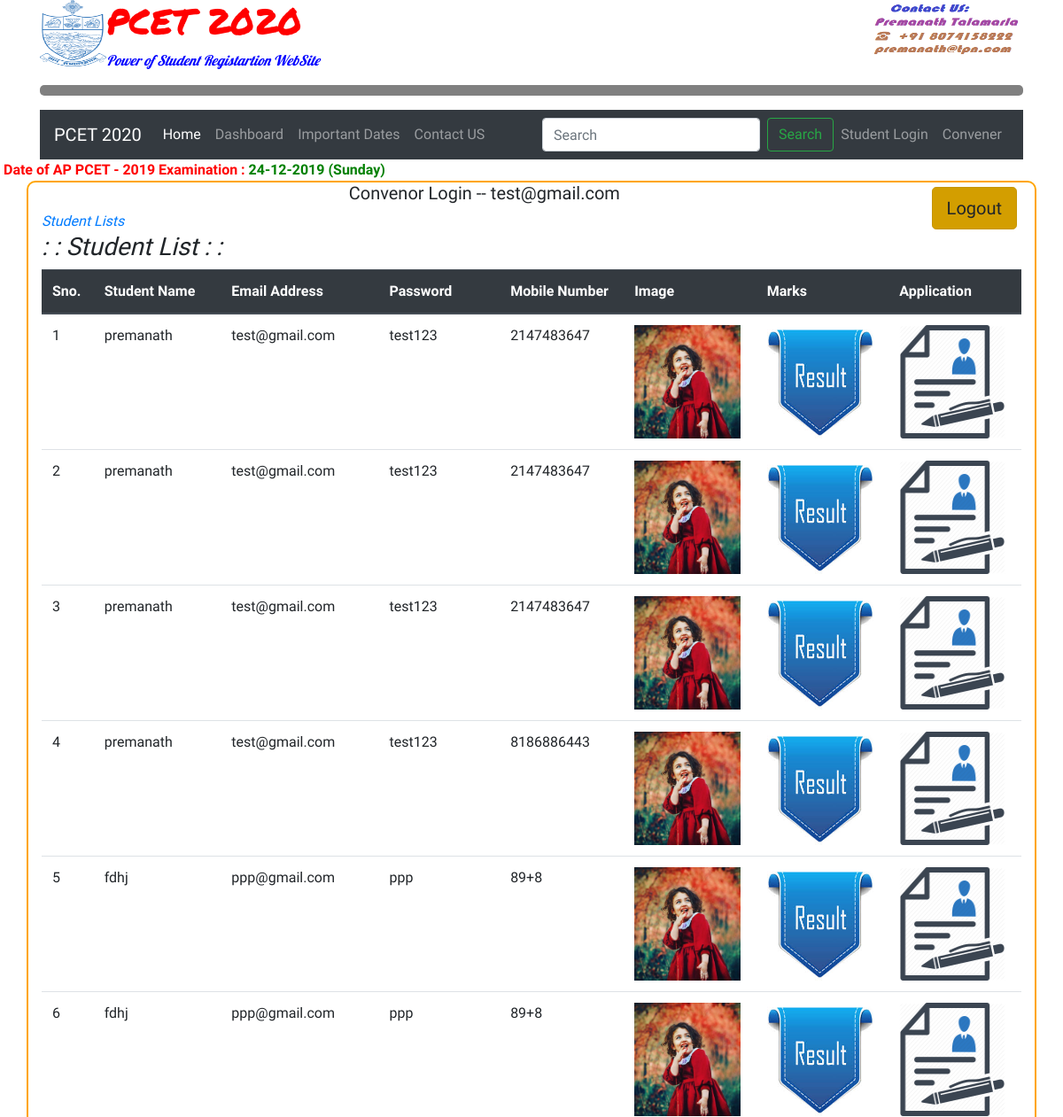
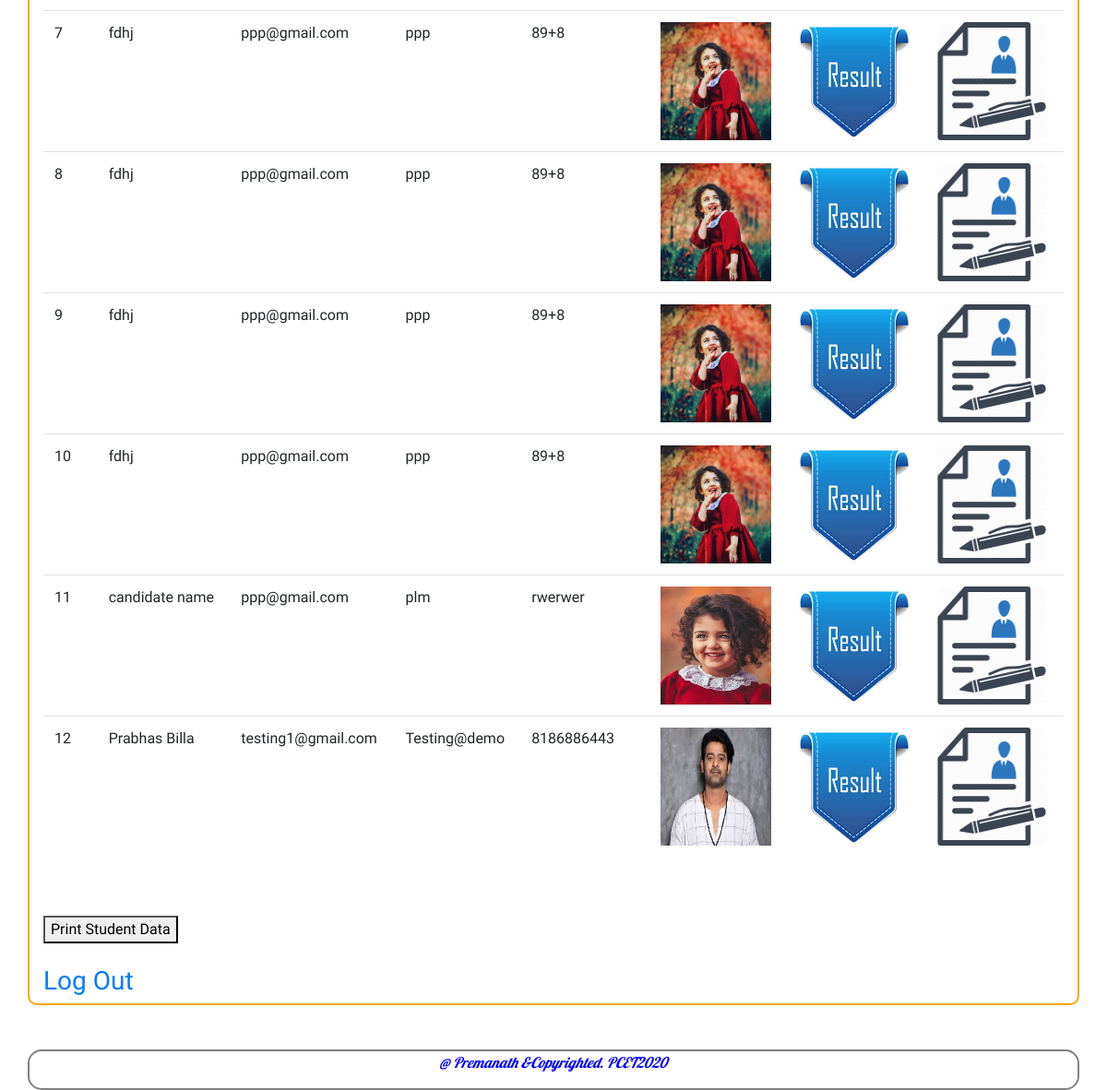
Page /manage-users.php (signed in) on the committed database (2 pictures, top to bottom).
### tables this page shows
CREATE TABLE `users` (
  `id` int(11) NOT NULL,
  `email` varchar(255) NOT NULL,
  `password` varchar(300) NOT NULL,
  `cname` varchar(255) NOT NULL,
  `fname` varchar(255) NOT NULL,
  `mname` varchar(255) NOT NULL,
  `dob` varchar(255) NOT NULL,
  `gender` varchar(255) NOT NULL,
  `aadhar` varchar(100) NOT NULL,
  `bdist` varchar(255) NOT NULL,
  `bstate` varchar(255) NOT NULL,
  `rcard` varchar(255) NOT NULL,
  `mobile` varchar(100) NOT NULL,
  `income` varchar(255) NOT NULL,
  `cast` varchar(255) NOT NULL,
  `scat` varchar(255) NOT NULL,
  `coname` varchar(255) NOT NULL,
  `codist` varchar(255) NOT NULL,
  `costate` varchar(255) NOT NULL,
  `hno` varchar(255) NOT NULL,
  `village` varchar(255) NOT NULL,
  `mandal` varchar(255) NOT NULL,
  `dist` varchar(255) NOT NULL,
  `state` varchar(255) NOT NULL,
  `pincode` varchar(255) NOT NULL,
  `qexam` varchar(255) NOT NULL,
  `tecenter` varchar(255) NOT NULL,
  `image` varchar(255) NOT NULL,
  `signature` varchar(255) NOT NULL,
  `agree` varchar(255) NOT NULL,
  `posting_date` date NOT NULL
);

### manage-users.php (the view, shortened to what this page needs)
        <?php
include'dbconnection.php';
?>
           <?php include'base1.php'?>
<div class="lbutton">
           <a href="logout.php" class="btn btn-warning btn-lg active" role="button" aria-pressed="true">Logout</a>
       </div>
<h5 align="center"> Convenor Login -- <?php echo $_SESSION['login'];?></h5>
                            <a href="manage-users.php">
                                <i> <span>Student Lists</span></i></a>
                    <h3><i> : : Student List : : </i> </h3>
                    <table class="table">
                        <thead class="thead-dark">
                            <tr>
                                <th scope="col">Sno.</th>
                                <th scope="col">Student Name</th>
                                <th scope="col"> Email Address</th>
                                <th scope="col"> Password</th>
                                <th scope="col"> Mobile Number</th>
                                <th scope="col"> Image</th>
                                <th scope="col"> Marks</th>
                                <th scope="col"> Application</th>
                            </tr>
                        </thead>
                        <tbody>
                            <?php $ret=mysqli_query($con,"select * from users");
							  $cnt=1;
							  while($row=mysqli_fetch_array($ret))
							  {?>
                                <tr>
                                    <td scope="col">
                                        <?php echo $cnt;?>
                                    </td>
                                    <td>
                                        <?php echo $row['cname'];?>
                                    </td>
                                    <td>
                                        <?php echo $row['email'];?>
                                    </td>
                                    <td>
                                        <?php echo $row['password'];?>
                                    </td>
                                    <td>
                                        <?php echo $row['mobile'];?>
                                    </td>
                                    <td><img src="photos/<?php echo $row['image'];?>" width="120" height="128"></td>
                                     <td><a href="uploadresult.php?uid=<?php echo $row['id'];?>"><img src="images/result.jpg" width="120" height="128"></a></td>
                                    <td><a href="editapplication.php?uid=<?php echo $row['id'];?>"><img src="images/application.png" width="120" height="128"></a></td>
                                </tr>
                                <?php $cnt=$cnt+1; }?>
                        </tbody>
                    </table>
                    <br>
                    <br>
                    <button onclick="myFunction()" class="button">Print Student Data</button>
                    <br>
                    <br>
                    <h3> <a href="signin.php" class="button">Log Out</a></h3>
            </body>
            <?php include'base2.php'?>
            </html>

### css/12.css (style rules this page uses)
body { font-family: 'Fondamento', cursive; }

### manage-users.php (style rules this page uses)
.lbutton { float: right; padding: 5px; }

### rows in the picture
users: cname "premanath", email "test@gmail.com", password "test123", mobile "2147483647", image (picture)
users: cname "premanath", email "test@gmail.com", password "test123", mobile "2147483647", image (picture)
users: cname "premanath", email "test@gmail.com", password "test123", mobile "2147483647", image (picture)
users: cname "premanath", email "test@gmail.com", password "test123", mobile "8186886443", image (picture)
users: cname "fdhj", email "ppp@gmail.com", password "ppp", mobile "89+8", image (picture)
users: cname "fdhj", email "ppp@gmail.com", password "ppp", mobile "89+8", image (picture)
users: cname "fdhj", email "ppp@gmail.com", password "ppp", mobile "89+8", image (picture)
users: cname "fdhj", email "ppp@gmail.com", password "ppp", mobile "89+8", image (picture)
users: cname "fdhj", email "ppp@gmail.com", password "ppp", mobile "89+8", image (picture)
users: cname "fdhj", email "ppp@gmail.com", password "ppp", mobile "89+8", image (picture)
users: cname "candidate name", email "ppp@gmail.com", password "plm", mobile "rwerwer", image (picture)
users: cname "Prabhas Billa", email "testing1@gmail.com", password "Testing@demo", mobile "8186886443", image (picture)

### other values in the picture
$_SESSION['login'] "test@gmail.com"
